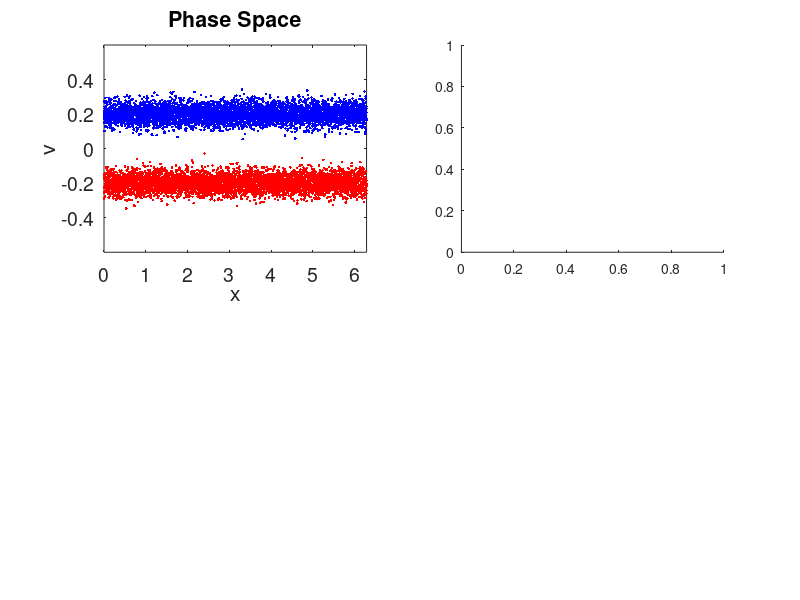

Here is the MATLAB script that generated this plot: (Note: this script raises an error after producing the figure.)
clear 
close all
% parameters and constants
L=2*pi;
DT=.5;
NT=200;
NG=64;
N=10000;
WP=1;
QM=-1;
V0=0.2;
VT=0.04;
XP1=1;
V1=0.0;
mode=1;
Q=WP.^2/(QM*N/L);
rho_back=-Q*N/L;
dx=L/NG;
% initial loading for the 2 Stream instability
xp=linspace(0,L-L/N,N)';
vp=VT*randn(N,1);
xp=xp+XP1*(L/N)*sin(2*pi*xp/L*mode);
vp(1:2:N-1)=random('normal',V0,VT,[N/2 1]);
vp(2:2:N)=random('normal',-V0,VT,[N/2 1]);
vp=vp+V1*sin(2*pi*xp/L*mode); % add sin variations
% arrays for the Poisson calc
p=1:N;p=[p p];
un=ones(NG-1,1);
Poisson=spdiags([un -2*un un],[-1 0 1],NG-1,NG-1);
% Main computational cycle
for it=1:NT
    % update xp
    xp=xp+vp*DT;
    % apply bc on the particle positions
    out=(xp<0); xp(out)=xp(out)+L;
    out=(xp>=L);xp(out)=xp(out)-L;
    % projection p->g
    g1=floor(xp/dx-.5)+1;g=[g1;g1+1];
    fraz1=1-abs(xp/dx-g1+.5);fraz=[fraz1;1-fraz1];
    % apply bc on the projection
    out=(g<1);g(out)=g(out)+NG;
    out=(g>NG);g(out)=g(out)-NG;
    mat=sparse(p,g,fraz,N,NG);
    rho=full((Q/dx)*sum(mat))'+rho_back;
    % computing fields
    Phi=Poisson\(-rho(1:NG-1)*dx^2);Phi=[Phi;0];
    Eg=([Phi(NG); Phi(1:NG-1)]-[Phi(2:NG);Phi(1)])/(2*dx);
    % projection q->p and update of vp
    vp=vp+mat*QM*Eg*DT;
     
    % diagnostics
    figure(1)
    set(gcf,'position',[560   259   898   689],'color','w');
    subplot(2,2,1)
    plot(xp(1:2:N-1),vp(1:2:N-1),'b.');hold on
    plot(xp(2:2:N),vp(2:2:N),'r.');hold off
    xlabel('x'),ylabel('v'),title('Phase Space')
    xlim([0 pi*2])
    ylim([-0.6 0.6]);set(gca,'fontsize',14);
    
    subplot(2,2,2)
    histogram(vp,50,'normalization','pdf')
    xlabel('x'),ylabel('f(v)'),title('probability density function')    
    xlim([-0.6 0.6]); ylim([0 5]);  
    text(0.05,0.9,['Time = ',num2str(round(it*DT))],'unit','normalized');
    set(gca,'fontsize',14);
    
    subplot(2,2,3)
    plot(linspace(0,L,NG),rho,'k');
    xlabel('x'),ylabel('\rho'),title('Charge Density')
    xlim([0 pi*2])
    ylim([-0.5 0.5]);set(gca,'fontsize',14);
    
    subplot(2,2,4)
    plot(linspace(0,L,NG),Eg,'b');
    xlabel('x'),ylabel('\rho'),title('Electric Field')
    xlim([0 pi*2])
    ylim([-0.2 0.2]);set(gca,'fontsize',14);  
    
    pause(0.1)
        
end
